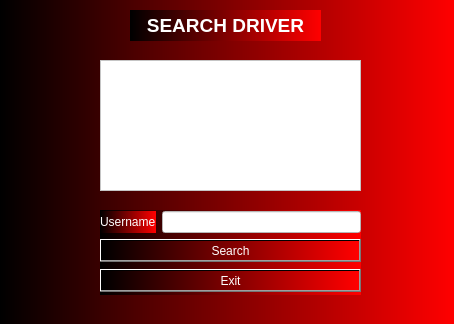
<?xml version="1.0" encoding="UTF-8"?>
<ui version="4.0">
 <class>adminSearchDriver</class>
 <widget class="QDialog" name="adminSearchDriver">
  <property name="geometry">
   <rect>
    <x>0</x>
    <y>0</y>
    <width>454</width>
    <height>324</height>
   </rect>
  </property>
  <property name="windowTitle">
   <string>Dialog</string>
  </property>
  <property name="styleSheet">
   <string notr="true">font: 8pt &quot;MS Reference Sans Serif&quot;;
background-color: qlineargradient(spread:pad, x1:0, y1:0, x2:1, y2:0, stop:0 rgba(0, 0, 0), stop:1 rgba(255, 0, 0));
color: rgb(255, 255, 255);</string>
  </property>
  <widget class="QTextBrowser" name="textBrowser_Show">
   <property name="geometry">
    <rect>
     <x>100</x>
     <y>60</y>
     <width>261</width>
     <height>131</height>
    </rect>
   </property>
   <property name="styleSheet">
    <string notr="true">color: rgb(0, 0, 0);
background-color: rgb(255, 255, 255);</string>
   </property>
  </widget>
  <widget class="QWidget" name="layoutWidget">
   <property name="geometry">
    <rect>
     <x>100</x>
     <y>210</y>
     <width>261</width>
     <height>85</height>
    </rect>
   </property>
   <layout class="QVBoxLayout" name="verticalLayout_2">
    <item>
     <layout class="QVBoxLayout" name="verticalLayout">
      <item>
       <layout class="QHBoxLayout" name="horizontalLayout">
        <item>
         <widget class="QLabel" name="label">
          <property name="text">
           <string>Username</string>
          </property>
         </widget>
        </item>
        <item>
         <widget class="QLineEdit" name="lineEdit_Username">
          <property name="styleSheet">
           <string notr="true">background-color: rgb(255, 255, 255);
color: rgb(0, 0, 0);</string>
          </property>
         </widget>
        </item>
       </layout>
      </item>
      <item>
       <widget class="QPushButton" name="pushButton_Search">
        <property name="text">
         <string>Search</string>
        </property>
       </widget>
      </item>
     </layout>
    </item>
    <item>
     <widget class="QPushButton" name="pushButton_Exit1">
      <property name="text">
       <string>Exit</string>
      </property>
     </widget>
    </item>
   </layout>
  </widget>
  <widget class="QLabel" name="label_2">
   <property name="geometry">
    <rect>
     <x>130</x>
     <y>10</y>
     <width>191</width>
     <height>31</height>
    </rect>
   </property>
   <property name="text">
    <string>&lt;html&gt;&lt;head/&gt;&lt;body&gt;&lt;p align=&quot;center&quot;&gt;&lt;span style=&quot; font-size:14pt; font-weight:600;&quot;&gt;SEARCH DRIVER&lt;/span&gt;&lt;/p&gt;&lt;/body&gt;&lt;/html&gt;</string>
   </property>
  </widget>
 </widget>
 <resources/>
 <connections/>
</ui>
